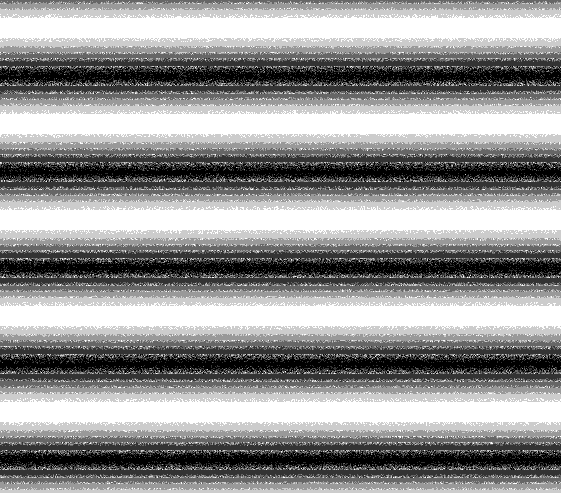
#> input picture restored/1.bmp, 561 x 493 px
$ python blur.py
#> lines starting #> are read from the running program, lines starting #| are printed output that depends on the picture
import cv2

# Load the image
image = cv2.imread("1.bmp", 0)
#> image is the input picture: shape (493, 561); min 0, max 255, mean 146.6

blurred_image = image.copy()
# Apply Gaussian Blur
for i in range(14):
    blurred_image = cv2.GaussianBlur(blurred_image, (5, 5), 0)  # (kernel_size, sigmaX)
#> this loop made 14 passes
#> pass 1, `blurred_image = cv2.GaussianBlur(blurred_image, (5, 5), 0)`:
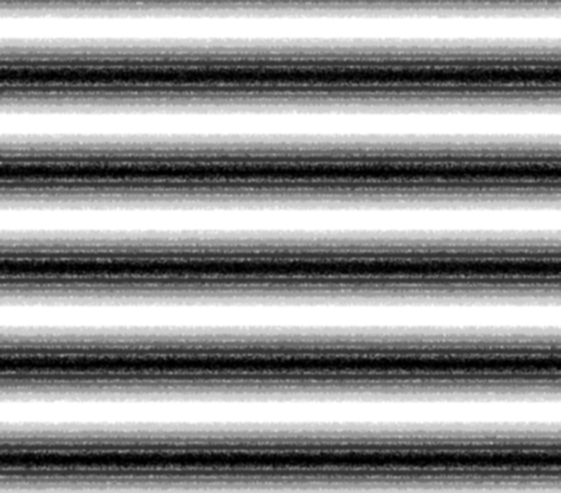
#> blurred_image: shape (493, 561); min 0, max 255, mean 146.6
#> after the loop:
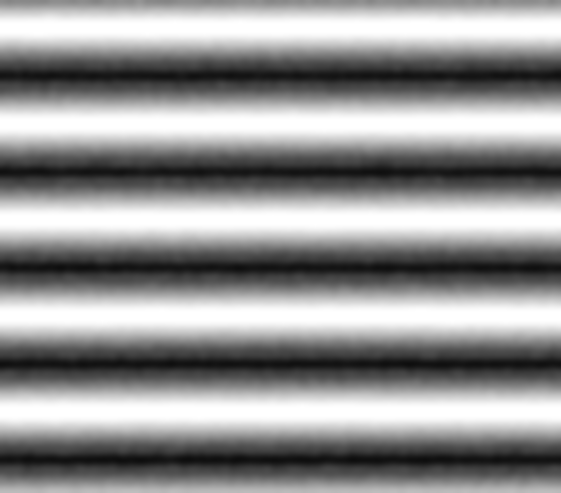
#> blurred_image: shape (493, 561); min 13, max 255, mean 146.8

# Save or Display the result
cv2.imwrite("111.bmp", blurred_image)
cv2.imshow("Blurred Image", blurred_image)
cv2.waitKey(0)
cv2.destroyAllWindows()

$ run again, with restored/4.bmp copied over restored/1.bmp
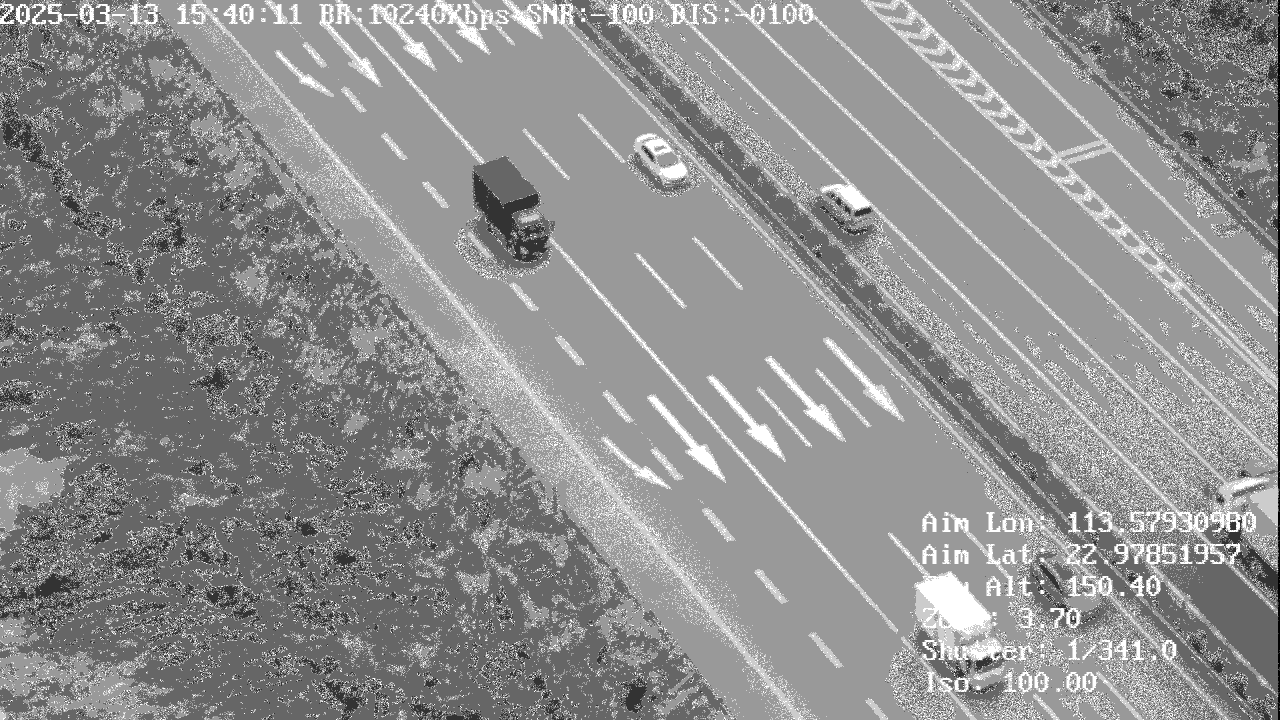
#> input picture restored/4.bmp, 1280 x 720 px
#> image is the input picture: shape (720, 1280); min 0, max 255, mean 143
#> after the loop `for i in range(14):`:
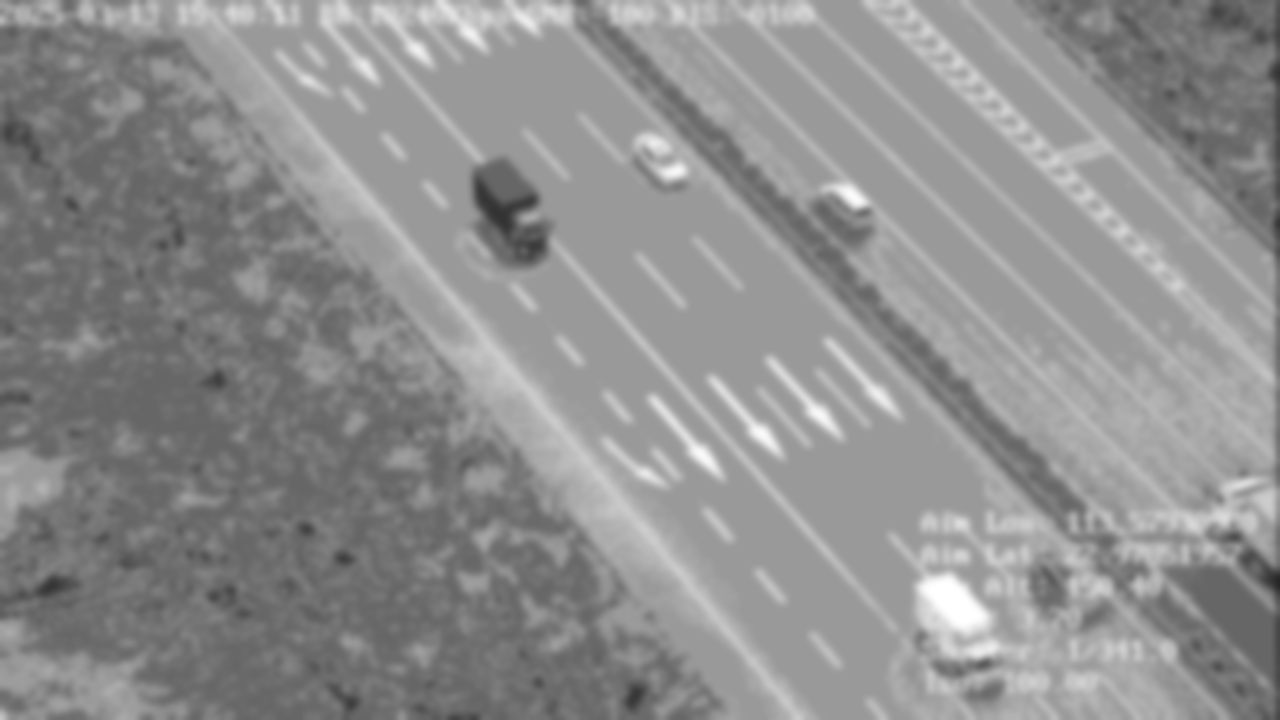
#> blurred_image: shape (720, 1280); min 38, max 255, mean 143
